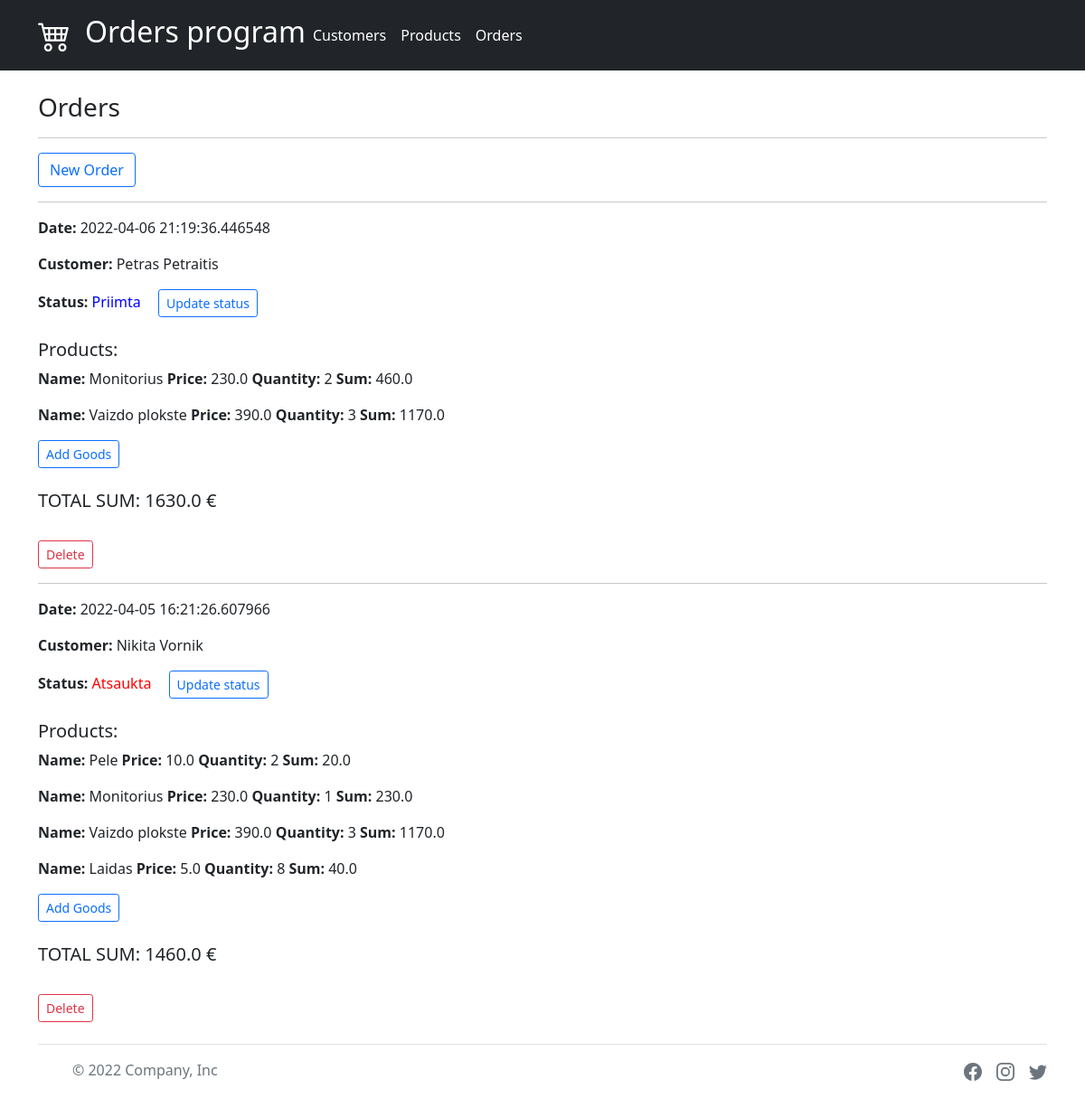
The page /orders on the database as committed earlier.
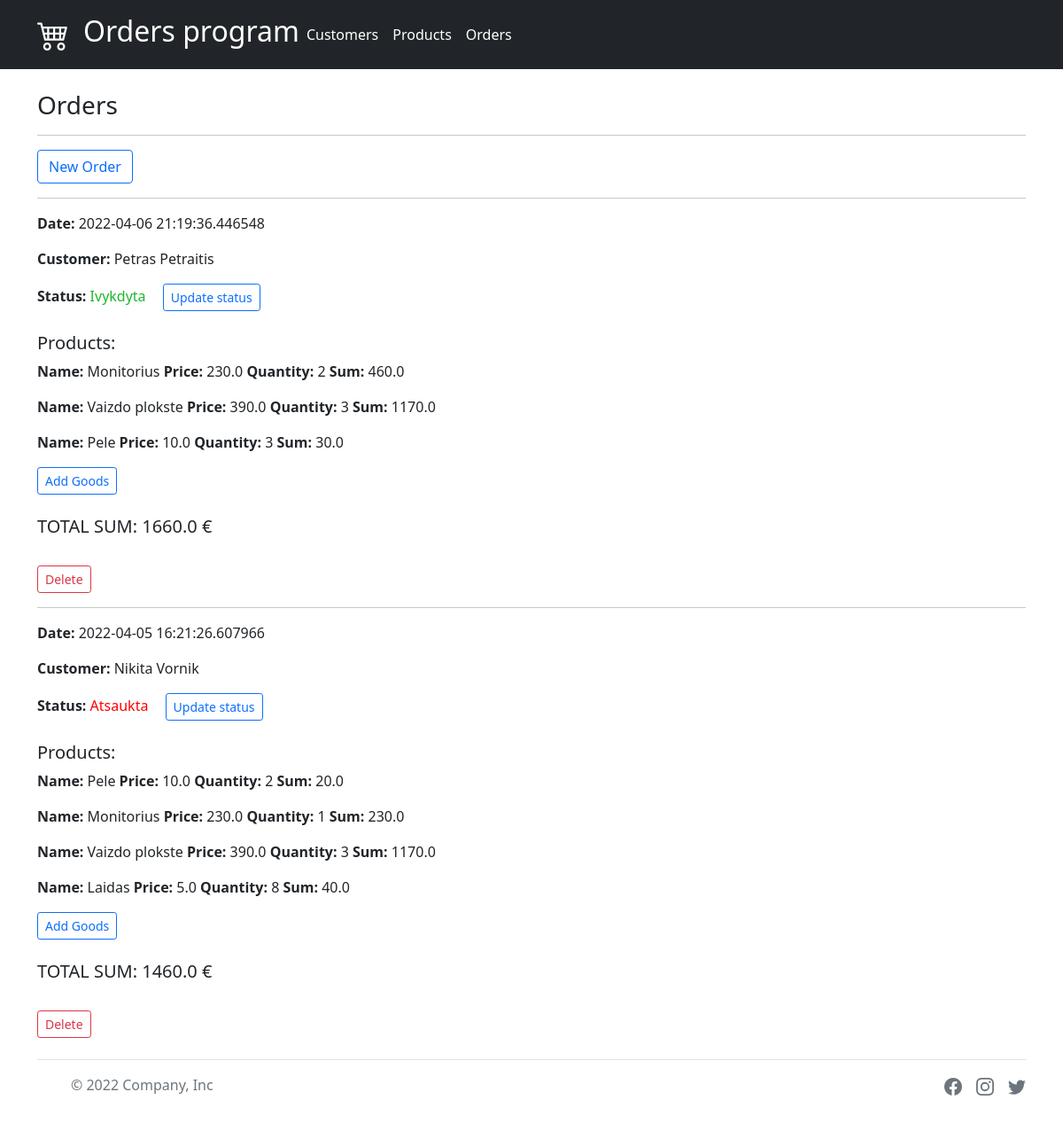
The same page on the database as committed later.
### data.py (models this page shows, shortened)
class Order(db.Model):
    __tablename__ = "order"
    id = db.Column(db.Integer, primary_key=True)
    date = db.Column("Date", db.DateTime)
    customer_id = db.Column(db.Integer, db.ForeignKey("customer.id"))
    customer = db.relationship("Customer")
    product_order = db.relationship("ProductOrder")
    status_id = db.Column(db.Integer, db.ForeignKey("status.id"))
    status = db.relationship("Status")

class Customer(db.Model):
    __tablename__ = 'customer'
    id = db.Column(db.Integer, primary_key=True)
    f_name = db.Column("Name", db.String)
    l_name = db.Column("Last name", db.String)
    email = db.Column("Email", db.String)

class Status(db.Model):
    __tablename__ = 'status'
    id = db.Column(db.Integer, primary_key=True)
    name = db.Column("Name", db.String)

class ProductOrder(db.Model):
    __tablename__ = "product_order"
    id = db.Column(db.Integer, primary_key=True)
    product_id = db.Column(db.Integer, db.ForeignKey("product.id"))
    product = db.relationship("Product")
    order_id = db.Column(db.Integer, db.ForeignKey("order.id"))
    order = db.relationship("Order", overlaps="product_order")
    quantity = db.Column("Quantity", db.Integer)

class Product(db.Model):
    __tablename__ = 'product'
    id = db.Column(db.Integer, primary_key=True)
    name = db.Column("Name", db.String)
    price = db.Column("Price", db.Float)

### app.py (the view)
@app.route("/orders")
def orders():
    try:
        orders = Order.query.all()[::-1]
    except:
        orders = []
    return render_template("orders.html", orders=orders)

### templates/orders.html (shortened to what this page needs)
{% extends "base.html" %}
{% block content %}
<h3>Orders</h3>
<hr>
<div class="btn-group ">
    <a href="{{url_for('new_order') }}" class="btn btn-outline-primary">New Order</a>
</div>
{% if orders %}
{% for order in orders %}
<hr>
<p><strong>Date:</strong> {{order.date}}</p>
<p><strong>Customer:</strong> {{order.customer.f_name}} {{order.customer.l_name}}</p>
<strong>Status:</strong>
{% if order.status.name=="Ivykdyta" %}
<h8 style="color:#1CB62C">{{order.status.name }}</h8>
{% elif order.status.name=="Atsaukta" %}
<h8 style="color:red">{{order.status.name }}</h8>
{% else %}
<h8 style="color:blue">{{order.status.name }}</h8>
{% endif %}
<div class="btn-group">
    <a href="{{url_for('status', id=order.id) }}" class="btn btn-outline-primary btn-sm" style="margin-left: 15px"
       )>Update status</a>
</div>
<br>
<br>
{% set vars = {'total': 0} %}
<h5>Products:</h5>
{% if order.product_order %}
{% for goods in order.product_order %}
<p><strong>Name:</strong> {{goods.product.name}} <strong>Price:</strong> {{goods.product.price}}
    <strong>Quantity:</strong> {{goods.quantity}} <strong>Sum:</strong> {{goods.product.price * goods.quantity}}</p>
{% endfor %}
{% endif %}
<div class="btn-group">
    <a href="{{url_for('product_order', id=order.id) }}" class="btn btn-outline-primary btn-sm" )>Add Goods</a>
</div>
<br>
<br>
<h5>TOTAL SUM: {{vars.total}} €</h5>
<br>
<div class="btn-group">
    <a href="{{url_for('delete_order', id=order.id) }}" class="btn btn-outline-danger btn-sm" )>Delete</a>
</div>
{% endfor %}
{% endif %}
{% endblock %}

### templates/base.html (shortened to what this page needs)
<!DOCTYPE html>
<html lang="en" xmlns="http://www.w3.org/1999/html">
<head>
    <link href="https://cdn.jsdelivr.net/npm/bootstrap@5.1.3/dist/css/bootstrap.min.css" rel="stylesheet"
>
</head>
<header class="p-3 bg-dark text-white">
    <div class="container">
        <div class="d-flex flex-wrap align-items-center justify-content-center justify-content-lg-start">
            <a href="/" class="d-flex align-items-center mb-2 mb-lg-0 text-white text-decoration-none">
            </a>
            <h2 class="ms-3">Orders program</h2>
            <ul class="nav col-12 col-lg-auto me-lg-auto mb-2 justify-content-center mb-md-0">
                <li><a href="/" class="nav-link px-2 text-white">Customers</a></li>
                <li><a href="/product" class="nav-link px-2 text-white">Products</a></li>
                <li><a href="/orders" class="nav-link px-2 text-white">Orders</a></li>
            </ul>
        </div>
    </div>
</header>
<body>
<div class="container">
    {% block content %}
    {% endblock %}
</div>
</body>
<div class="container">
    <footer class="d-flex flex-wrap justify-content-between align-items-center py-3 my-4 border-top ">
        <div class="col-md-4 d-flex align-items-center">
            <a href="/" class="mb-3 me-2 mb-md-0 text-muted text-decoration-none lh-1">
                <svg class="bi" width="30" height="24">
                    <use xlink:href="#bootstrap"></use>
                </svg>
            </a>
            <span class="text-muted">© 2022 Company, Inc</span>
        </div>
        <ul class="nav col-md-4 justify-content-end list-unstyled d-flex">
            <li class="ms-3"><a class="text-muted" href="https://www.facebook.com/">
            </a></li>
            <li class="ms-3"><a class="text-muted" href="https://www.instagram.com/">
            </a></li>
            <li class="ms-3"><a class="text-muted" href="https://twitter.com/">
            </a></li>
        </ul>
    </footer>
</div>
</html>

Rows that differ between the two databases and show on the page:
changed Order "Petras": total "1630.0" → "1660.0"; status.name "Priimta" → "Ivykdyta"
added ProductOrder: product.name "Pele", product.price "10.0", quantity "3", goods.product.price*goods.quantity "30.0", shown under Order "Petras"
